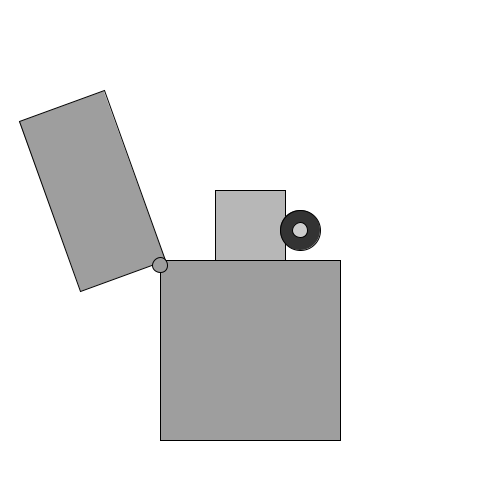
Frame 1 (no input)
Frame 60 (the mouse pressed at the canvas centre just before this capture): identical to frame 1, image omitted
Frame 120 (the mouse held since frame 60 and released just before this capture): identical to frame 1, image omitted

The Processing sketch that drew this single still picture (run headless with seeded random() and noise(); from frame 60 on, the mouse is pressed at the canvas centre):

// Processing sketch: processing_174035
// ── processing_174035.pde

void setup()
{
  size (500, 500);
  colorMode(HSB, 360, 100, 100);
  background(0, 0, 100);
  smooth();
}

void draw()

{
  background(0, 0, 100);  

  pushMatrix();
  stroke(0, 0, 0);
  rectMode(CENTER);
  fill(0, 0, 62);
  rect(250, 350, 180, 180);
  popMatrix();

  if (mouseY<260)
  {
    pushMatrix();
    stroke(0, 0, 0);
    rectMode(CENTER);
    fill(0, 0, 62);
    translate(135, 250);
    rotate(radians(-110));
    rect(70, -20, 180, 90);
    popMatrix();

    pushMatrix();
    stroke(0, 0, 0);
    fill(0, 0, 72);
    rect(250, 225, 70, 70);
    popMatrix();

    pushMatrix();
    stroke(0, 0, 0);
    fill(0, 0, 20);
    ellipse(300, 230, 40, 40);
    popMatrix();

    pushMatrix();
    stroke(0, 0, 0);
    fill(0, 0, 80);
    ellipse(300, 230, 15, 15);
    popMatrix();

    if ( mouseX<=310 && mouseX>=290 && mouseY<=240 && mouseY>=220 && mousePressed==true)
    {
      for (int i=215; i<290; i+=5)
      {
        stroke (36, 98, 99);
        line (i, 190, i, 150+(random(10)));
      }
    }
  } else
  {

    pushMatrix();
    rectMode(CENTER);
    fill(0, 0, 62);
    rect(250, 220, 180, 90);
    popMatrix();
  }



  pushMatrix();
  stroke(0, 0, 0);
  rectMode(CENTER);
  fill(0, 0, 62);
  ellipse(160, 265, 15, 15);
  popMatrix();
}
